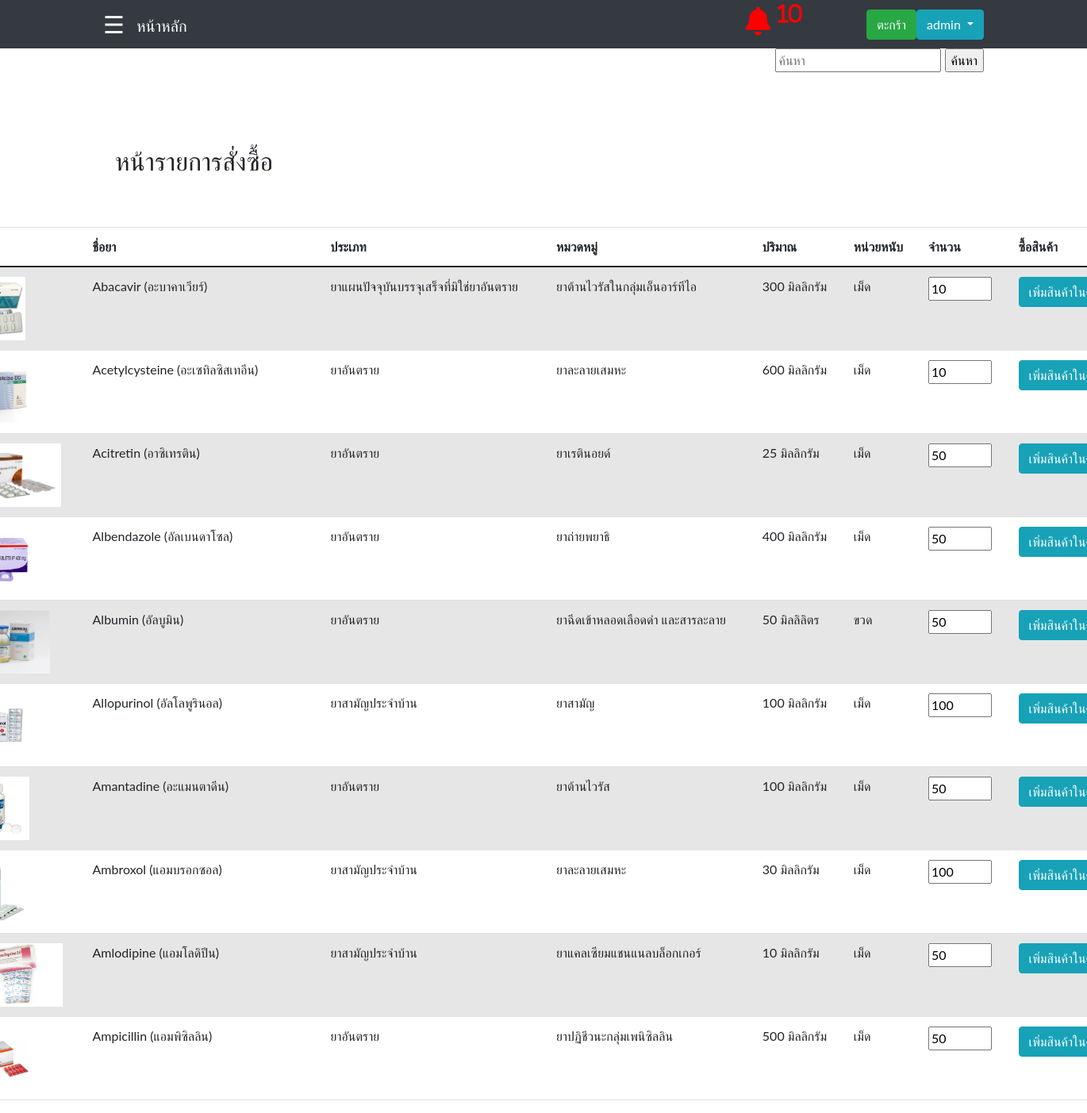
The page /CatagorySearch.php (signed in) on the database its author committed.
### tables this page shows
CREATE TABLE `tbl_med` (
  `MedId` int(11) NOT NULL,
  `TypeId` int(11) DEFAULT NULL,
  `CateId` int(11) DEFAULT NULL,
  `VolumnId` int(11) DEFAULT NULL,
  `UnitId` int(11) DEFAULT NULL,
  `MedName` varchar(255) DEFAULT NULL,
  `MedPack` varchar(255) DEFAULT NULL,
  `MedPrice` varchar(255) DEFAULT NULL,
  `MedDes` varchar(255) DEFAULT NULL,
  `MedIndi` varchar(255) DEFAULT NULL,
  `MedNoti` varchar(255) DEFAULT NULL,
  `MedLow` int(11) DEFAULT NULL,
  `MedTotal` int(11) DEFAULT NULL,
  `MedPoint` int(11) DEFAULT NULL,
  `MedPath` varchar(255) DEFAULT NULL
);

CREATE TABLE `tbl_type` (
  `TypeId` int(11) NOT NULL,
  `TypeName` varchar(255) DEFAULT NULL
);

CREATE TABLE `tbl_cate` (
  `CateId` int(11) NOT NULL,
  `CateName` varchar(255) DEFAULT NULL
);

CREATE TABLE `tbl_volumn` (
  `VolumnId` int(11) NOT NULL,
  `VolumnName` varchar(255) DEFAULT NULL
);

CREATE TABLE `tbl_unit` (
  `UnitId` int(11) NOT NULL,
  `UnitName` varchar(255) DEFAULT NULL
);

### CatagorySearch.php (the view, shortened to what this page needs)
<?php
        include('connect.php');
        $sql = "SELECT * FROM tbl_med WHERE MedTotal <= MedPoint";
        $result1 = $conn->query($sql);
        $med = array();
            while($row = $result1->fetch_assoc())
            {
                $med[] = $row;
            }
            $Alert = 0;
?>
     <!DOCTYPE html>
<html lang="en">
<head>
    <nav class="navbar navbar-expand-sm navbar-dark bg-dark">
            <div class="container">
                <div style='margin-right: 15px'>
                    <?php
                    include('slidebar.php');
                    ?>
                <div>
                  <a href="main.php" class="navbar-brand">หน้าหลัก</a>
                  <a herf="main.php"><i class="fa fa-bell" data-toggle="modal" data-target="#centralModalLg" style ="font-size: 36px; color:
                          <?php
                        if((count($med)+$Alert) > 0)
                            {
                                echo "red";
                            }
                        else
                            {
                                echo "white";
                            }
                        ?>
                        ; margin-left: 19em;" aria-hidden="true">
                        <?php
                            if((count($med)+$Alert) > 0)
                                {
                                    echo "<sup>".(count($med)+$Alert)."</sup>";
                                }
                        ?>
                        </i>
                    </a>
                </div>
                <div id="navbar1" class="collapse navbar-collapse" style='justify-content: end;'>
                    <div class="dropdown">
                        <div id="navbar1" class="collapse navbar-collapse">
                            <ul class="navbar-nav ms-auto">
                            <li class="nav-item">
                                    <td><a href="Shipping.php" class ="btn btn-success">ตะกร้า</a></td>
                                </li>
                                <button class="btn btn-info  dropdown-toggle" type="button" id="dropdownMenuButton" data-toggle="dropdown" aria-haspopup="true" aria-expanded="false"
                                ><?php echo $_SESSION['StaffName'] ?>
                                </button>
                            </ul>
                        </div>
                    </div>
                </div>
</head>
<body>
<div class="container-sm">
    <div class="row mb-5">
            <div class="col-md-4 ms-auto " style="text-align: end;">
                <form action="CatagorySearch.php" method="post">
                    <input type="text" name="textsearch" placeholder = "ค้นหา">
                    <input type="submit" name="submit" value="ค้นหา">
                </form>
            </div>
    </div>
        <?php
            include('slidebar.php');
        ?>
    <div class="container-sm">
    <h2>หน้ารายการสั่งซื้อ</h2>
    <table class="table table-striped" style="width:1500px; margin-left:-200px ; margin-top: 4rem;">
        <thead>
            <tr>
                <th>รูปภาพ</th>
                <th style="width:20%">ชื่อยา</th>
                <th>ประเภท</th>
                <th>หมวดหมู่</th>
                <th>ปริมาณ</th>
                <th>หน่วยหนับ</th>
                <th>จำนวน</th>
                <th>ซื้อสินค้า</th>
            </tr>
        </thead>
        <tbody>
            <?php
                    $sql = "SELECT tbl_med.MedId,tbl_med.TypeId,tbl_med.CateId,tbl_med.VolumnId,tbl_med.UnitId,tbl_med.MedName,tbl_med.MedPack,tbl_med.MedPrice,tbl_med.MedDes,tbl_med.MedIndi,tbl_med.MedLow,tbl_med.MedTotal,tbl_med.MedPoint,tbl_med.MedPath,tbl_type.TypeName,tbl_cate.CateName,tbl_volumn.VolumnName,tbl_unit.UnitName
                    FROM tbl_med
                    INNER JOIN tbl_type ON tbl_type.TypeId = tbl_med.TypeId
                    INNER JOIN tbl_cate ON tbl_cate.CateId = tbl_med.CateId
                    INNER JOIN tbl_volumn ON tbl_volumn.VolumnId = tbl_med.VolumnId
                    INNER JOIN tbl_unit ON tbl_unit.UnitId = tbl_med.UnitId
                    WHERE MedName LIKE '%{$search}%' OR TypeName LIKE '%{$search}%' OR CateName LIKE '%{$search}%' OR VolumnName LIKE '%{$search}%' OR UnitName LIKE '%{$search}%'";
                    $result = $conn->query($sql);
                    $data = array();
                    while($row = $result->fetch_assoc()) {
                        $data[] = $row;
                    }
                    foreach($data as $key => $Med){
            ?>
                <tr>
                    <form action = "Order.php" method="post">
                    <td><?php echo '<img src="upload/'.$Med['MedPath'].'" height = "80" widht = "80"/>';?></td>
                    <td><?php echo $Med["MedName"]; ?></td>
                    <td><?php echo $Med["TypeName"]; ?></td>
                    <td><?php echo $Med["CateName"]; ?></td>
                    <td><?php echo $Med["VolumnName"]; ?></td>
                    <td><?php echo $Med["UnitName"]; ?></td>
                    <td><input type="number" name="quantity" min="<?php echo $Med["MedLow"]; ?>" max="1000" value= "<?php echo $Med["MedLow"]; ?>"></p></td>
                                <td><input type="submit" class = "btn btn-info" value = "เพิ่มสินค้าในตะกร้า"> </td>
                    </form>
                </tr>
                <?php } ?>
        </tbody>
    </table>
</div>
    </body>
    </html>

### slidebar.php (style rules this page uses)
body { font-family: "Lato", sans-serif; }

### rows shown on the page
tbl_med: MedPath (picture), MedName "Abacavir (อะบาคาเวียร์)", TypeId.TypeName "ยาแผนปัจจุบันบรรจุเสร็จที่มิใช่ยาอันตราย", CateId.CateName "ยาต้านไวรัสในกลุ่มเอ็นอาร์ทีไอ", VolumnId.VolumnName "300 มิลลิกรัม", UnitId.UnitName "เม็ด", quantity "10"
tbl_med: MedPath (picture), MedName "Acetylcysteine (อะเซทิลซิสเทอีน)", TypeId.TypeName "ยาอันตราย", CateId.CateName "ยาละลายเสมหะ", VolumnId.VolumnName "600 มิลลิกรัม", UnitId.UnitName "เม็ด", quantity "10"
tbl_med: MedPath (picture), MedName "Acitretin (อาซิเทรติน)", TypeId.TypeName "ยาอันตราย", CateId.CateName "ยาเรตินอยด์", VolumnId.VolumnName "25 มิลลิกรัม", UnitId.UnitName "เม็ด", quantity "50"
tbl_med: MedPath (picture), MedName "Albendazole (อัลเบนดาโซล)", TypeId.TypeName "ยาอันตราย", CateId.CateName "ยาถ่ายพยาธิ", VolumnId.VolumnName "400 มิลลิกรัม", UnitId.UnitName "เม็ด", quantity "50"
tbl_med: MedPath (picture), MedName "Albumin (อัลบูมิน)", TypeId.TypeName "ยาอันตราย", CateId.CateName "ยาฉีดเข้าหลอดเลือดดำ และสารละลาย", VolumnId.VolumnName "50 มิลลิลิตร", UnitId.UnitName "ขวด", quantity "50"
tbl_med: MedPath (picture), MedName "Allopurinol (อัลโลพูรินอล)", TypeId.TypeName "ยาสามัญประจำบ้าน", CateId.CateName "ยาสามัญ", VolumnId.VolumnName "100 มิลลิกรัม", UnitId.UnitName "เม็ด", quantity "100"
tbl_med: MedPath (picture), MedName "Amantadine (อะแมนตาดีน)", TypeId.TypeName "ยาอันตราย", CateId.CateName "ยาต้านไวรัส", VolumnId.VolumnName "100 มิลลิกรัม", UnitId.UnitName "เม็ด", quantity "50"
tbl_med: MedPath (picture), MedName "Ambroxol (แอมบรอกซอล)", TypeId.TypeName "ยาสามัญประจำบ้าน", CateId.CateName "ยาละลายเสมหะ", VolumnId.VolumnName "30 มิลลิกรัม", UnitId.UnitName "เม็ด", quantity "100"
tbl_med: MedPath (picture), MedName "Amlodipine (แอมโลดิปีน)", TypeId.TypeName "ยาสามัญประจำบ้าน", CateId.CateName "ยาแคลเซียมแชนแนลบล็อกเกอร์", VolumnId.VolumnName "10 มิลลิกรัม", UnitId.UnitName "เม็ด", quantity "50"
tbl_med: MedPath (picture), MedName "Ampicillin (แอมพิซิลลิน)", TypeId.TypeName "ยาอันตราย", CateId.CateName "ยาปฏิชีวนะกลุ่มเพนิซิลลิน", VolumnId.VolumnName "500 มิลลิกรัม", UnitId.UnitName "เม็ด", quantity "50"

### other values the page prints
count($med)+$Alert "10"
$_SESSION['StaffName'] "admin"
